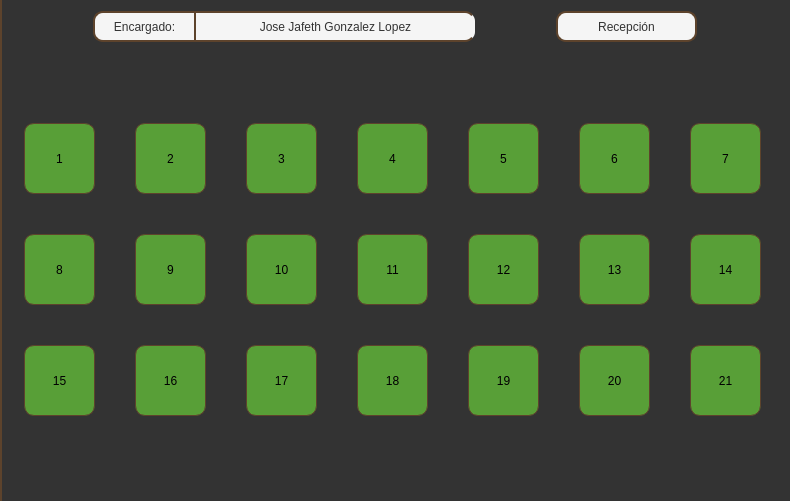
    <widget class="QWidget" name="content" native="true">
     <property name="minimumSize">
      <size>
       <width>1</width>
       <height>501</height>
      </size>
     </property>
     <property name="maximumSize">
      <size>
       <width>1001</width>
       <height>501</height>
      </size>
     </property>
     <property name="styleSheet">
      <string notr="true">border-left: 2px solid #5d432c;
background-color: #333333;</string>
     </property>
     <layout class="QVBoxLayout" name="verticalLayout_2">
      <item>
       <layout class="QHBoxLayout" name="horizontalLayout_2">
        <property name="spacing">
         <number>0</number>
        </property>
        <item>
         <spacer name="horizontalSpacer_20">
          <property name="orientation">
           <enum>Qt::Horizontal</enum>
          </property>
          <property name="sizeHint" stdset="0">
           <size>
            <width>38</width>
            <height>28</height>
           </size>
          </property>
         </spacer>
        </item>
        <item>
         <layout class="QHBoxLayout" name="horizontalLayout">
          <property name="spacing">
           <number>0</number>
          </property>
          <item>
           <widget class="QLabel" name="label_2">
            <property name="minimumSize">
             <size>
              <width>101</width>
              <height>31</height>
             </size>
            </property>
            <property name="font">
             <font>
              <family>Segoe UI</family>
             </font>
            </property>
            <property name="styleSheet">
             <string notr="true">background-color: #f5f5f5;
border-left: 2px solid #5d432c;
border-top: 2px solid #5d432c;
border-bottom: 2px solid #5d432c;
border-right: 0;

border-top-left-radius: 10px;
border-bottom-left-radius: 10px;

color: #333333;</string>
            </property>
            <property name="text">
             <string>Encargado:</string>
            </property>
            <property name="alignment">
             <set>Qt::AlignCenter</set>
            </property>
           </widget>
          </item>
          <item>
           <widget class="QLabel" name="encargado_name">
            <property name="minimumSize">
             <size>
              <width>281</width>
              <height>31</height>
             </size>
            </property>
            <property name="maximumSize">
             <size>
              <width>281</width>
              <height>31</height>
             </size>
            </property>
            <property name="font">
             <font>
              <family>Segoe UI</family>
             </font>
            </property>
            <property name="styleSheet">
             <string notr="true">background-color: #f5f5f5;
border-left: 2px solid #5d432c;
border-top: 2px solid #5d432c;
border-bottom: 2px solid #5d432c;
border-right: 0;

border-top-right-radius: 10px;
border-bottom-right-radius: 10px;

color: #333333</string>
            </property>
            <property name="text">
             <string>Jose Jafeth Gonzalez Lopez</string>
            </property>
            <property name="alignment">
             <set>Qt::AlignCenter</set>
            </property>
           </widget>
          </item>
         </layout>
        </item>
        <item>
         <spacer name="horizontalSpacer_6">
          <property name="orientation">
           <enum>Qt::Horizontal</enum>
          </property>
          <property name="sizeHint" stdset="0">
           <size>
            <width>78</width>
            <height>28</height>
           </size>
          </property>
         </spacer>
        </item>
        <item>
         <widget class="QLabel" name="label_10">
          <property name="minimumSize">
           <size>
            <width>141</width>
            <height>31</height>
           </size>
          </property>
          <property name="maximumSize">
           <size>
            <width>141</width>
            <height>31</height>
           </size>
          </property>
          <property name="font">
           <font>
            <family>Segoe UI</family>
           </font>
          </property>
          <property name="styleSheet">
           <string notr="true">background-color: #f5f5f5;
border: 2px solid #5d432c;
border-radius: 10px;
color: #333333</string>
          </property>
          <property name="text">
           <string>Recepción</string>
          </property>
          <property name="alignment">
           <set>Qt::AlignCenter</set>
          </property>
         </widget>
        </item>
        <item>
         <spacer name="horizontalSpacer_21">
          <property name="orientation">
           <enum>Qt::Horizontal</enum>
          </property>
          <property name="sizeHint" stdset="0">
           <size>
            <width>38</width>
            <height>28</height>
           </size>
          </property>
         </spacer>
        </item>
       </layout>
      </item>
      <item>
       <spacer name="verticalSpacer_4">
        <property name="orientation">
         <enum>Qt::Vertical</enum>
        </property>
        <property name="sizeHint" stdset="0">
         <size>
          <width>17</width>
          <height>75</height>
         </size>
        </property>
       </spacer>
      </item>
      <item>
       <layout class="QHBoxLayout" name="horizontalLayout_6">
        <property name="spacing">
         <number>0</number>
        </property>
        <item>
         <spacer name="horizontalSpacer_28">
          <property name="orientation">
           <enum>Qt::Horizontal</enum>
          </property>
          <property name="sizeHint" stdset="0">
           <size>
            <width>13</width>
            <height>20</height>
           </size>
          </property>
         </spacer>
        </item>
        <item>
         <layout class="QVBoxLayout" name="verticalLayout">
          <property name="spacing">
           <number>0</number>
          </property>
          <item>
           <layout class="QGridLayout" name="gridLayout">
            <item row="0" column="7">
             <spacer name="horizontalSpacer_4">
              <property name="orientation">
               <enum>Qt::Horizontal</enum>
              </property>
              <property name="sizeHint" stdset="0">
               <size>
                <width>40</width>
                <height>20</height>
               </size>
              </property>
             </spacer>
            </item>
            <item row="0" column="6">
             <widget class="QPushButton" name="m_4">
              <property name="minimumSize">
               <size>
                <width>71</width>
                <height>71</height>
               </size>
              </property>
              <property name="font">
               <font>
                <family>Segoe UI Symbol</family>
               </font>
              </property>
              <property name="styleSheet">
               <string notr="true">QPushButton {background-color: #589f37;
        border: 1px solid #5d432c;
        border-radius: 10px;
        padding: 10px 20px;
    }
    QPushButton:hover {background-color: #5eaa3b;
    }
    QPushButton:pressed {background-color: #6cc644;
    }</string>
              </property>
              <property name="text">
               <string>4</string>
              </property>
             </widget>
            </item>
            <item row="0" column="9">
             <spacer name="horizontalSpacer_5">
              <property name="orientation">
               <enum>Qt::Horizontal</enum>
              </property>
              <property name="sizeHint" stdset="0">
               <size>
                <width>40</width>
                <height>20</height>
               </size>
              </property>
             </spacer>
            </item>
            <item row="0" column="11">
             <spacer name="horizontalSpacer_18">
              <property name="orientation">
               <enum>Qt::Horizontal</enum>
              </property>
              <property name="sizeHint" stdset="0">
               <size>
                <width>40</width>
                <height>20</height>
               </size>
              </property>
             </spacer>
            </item>
            <item row="0" column="2">
             <widget class="QPushButton" name="m_2">
              <property name="minimumSize">
               <size>
                <width>71</width>
                <height>71</height>
               </size>
              </property>
              <property name="font">
               <font>
                <family>Segoe UI Symbol</family>
               </font>
              </property>
              <property name="styleSheet">
               <string notr="true">QPushButton {background-color: #589f37;
        border: 1px solid #5d432c;
        border-radius: 10px;
        padding: 10px 20px;
    }
    QPushButton:hover {background-color: #5eaa3b;
    }
    QPushButton:pressed {background-color: #6cc644;
    }</string>
              </property>
              <property name="text">
               <string>2</string>
              </property>
             </widget>
            </item>
            <item row="0" column="1">
             <spacer name="horizontalSpacer">
              <property name="orientation">
               <enum>Qt::Horizontal</enum>
              </property>
              <property name="sizeHint" stdset="0">
               <size>
                <width>40</width>
                <height>20</height>
               </size>
              </property>
             </spacer>
            </item>
            <item row="0" column="4">
             <widget class="QPushButton" name="m_3">
              <property name="minimumSize">
               <size>
                <width>71</width>
                <height>71</height>
               </size>
              </property>
              <property name="font">
               <font>
                <family>Segoe UI Symbol</family>
               </font>
              </property>
              <property name="styleSheet">
               <string notr="true">QPushButton {background-color: #589f37;
        border: 1px solid #5d432c;
        border-radius: 10px;
        padding: 10px 20px;
    }
    QPushButton:hover {background-color: #5eaa3b;
    }
    QPushButton:pressed {background-color: #6cc644;
    }</string>
              </property>
              <property name="text">
               <string>3</string>
              </property>
             </widget>
            </item>
            <item row="0" column="0">
             <widget class="QPushButton" name="m_1">
              <property name="minimumSize">
               <size>
                <width>71</width>
                <height>71</height>
               </size>
              </property>
              <property name="font">
               <font>
                <family>Segoe UI Symbol</family>
               </font>
              </property>
              <property name="styleSheet">
               <string notr="true">QPushButton {background-color: #589f37;
        border: 1px solid #5d432c;
        border-radius: 10px;
        padding: 10px 20px;
    }
    QPushButton:hover {background-color: #5eaa3b;
    }
    QPushButton:pressed {background-color: #6cc644;
    }</string>
              </property>
              <property name="text">
               <string>1</string>
              </property>
              <property name="checkable">
               <bool>true</bool>
              </property>
             </widget>
            </item>
            <item row="0" column="10">
             <widget class="QPushButton" name="m_6">
              <property name="minimumSize">
               <size>
                <width>71</width>
                <height>71</height>
               </size>
              </property>
              <property name="font">
               <font>
                <family>Segoe UI Symbol</family>
               </font>
              </property>
              <property name="styleSheet">
               <string notr="true">QPushButton {background-color: #589f37;
        border: 1px solid #5d432c;
        border-radius: 10px;
        padding: 10px 20px;
    }
    QPushButton:hover {background-color: #5eaa3b;
    }
    QPushButton:pressed {background-color: #6cc644;
    }</string>
              </property>
              <property name="text">
               <string>6</string>
              </property>
             </widget>
            </item>
            <item row="0" column="12">
             <widget class="QPushButton" name="m_7">
              <property name="minimumSize">
               <size>
                <width>71</width>
                <height>71</height>
               </size>
              </property>
              <property name="font">
               <font>
                <family>Segoe UI Symbol</family>
               </font>
              </property>
              <property name="styleSheet">
               <string notr="true">QPushButton {background-color: #589f37;
        border: 1px solid #5d432c;
        border-radius: 10px;
        padding: 10px 20px;
    }
    QPushButton:hover {background-color: #5eaa3b;
    }
    QPushButton:pressed {background-color: #6cc644;
    }</string>
              </property>
              <property name="text">
               <string>7</string>
              </property>
             </widget>
            </item>
            <item row="0" column="3">
             <spacer name="horizontalSpacer_2">
              <property name="orientation">
               <enum>Qt::Horizontal</enum>
              </property>
              <property name="sizeHint" stdset="0">
               <size>
                <width>40</width>
                <height>20</height>
               </size>
              </property>
             </spacer>
            </item>
            <item row="0" column="8">
             <widget class="QPushButton" name="m_5">
              <property name="minimumSize">
               <size>
                <width>71</width>
                <height>71</height>
               </size>
              </property>
              <property name="font">
               <font>
                <family>Segoe UI Symbol</family>
               </font>
              </property>
              <property name="styleSheet">
               <string notr="true">QPushButton {background-color: #589f37;
        border: 1px solid #5d432c;
        border-radius: 10px;
        padding: 10px 20px;
    }
    QPushButton:hover {background-color: #5eaa3b;
    }
    QPushButton:pressed {background-color: #6cc644;
    }</string>
              </property>
              <property name="text">
               <string>5</string>
              </property>
             </widget>
            </item>
            <item row="0" column="5">
             <spacer name="horizontalSpacer_3">
              <property name="orientation">
               <enum>Qt::Horizontal</enum>
              </property>
              <property name="sizeHint" stdset="0">
               <size>
                <width>40</width>
                <height>20</height>
               </size>
              </property>
             </spacer>
            </item>
           </layout>
          </item>
          <item>
           <spacer name="verticalSpacer">
            <property name="orientation">
             <enum>Qt::Vertical</enum>
            </property>
            <property name="sizeHint" stdset="0">
             <size>
              <width>20</width>
              <height>40</height>
             </size>
            </property>
           </spacer>
          </item>
          <item>
           <layout class="QGridLayout" name="gridLayout_2">
            <item row="0" column="0">
             <widget class="QPushButton" name="m_8">
              <property name="minimumSize">
               <size>
                <width>71</width>
                <height>71</height>
               </size>
              </property>
              <property name="font">
               <font>
                <family>Segoe UI Symbol</family>
               </font>
              </property>
              <property name="styleSheet">
               <string notr="true">QPushButton {background-color: #589f37;
        border: 1px solid #5d432c;
        border-radius: 10px;
        padding: 10px 20px;
    }
    QPushButton:hover {background-color: #5eaa3b;
    }
    QPushButton:pressed {background-color: #6cc644;
    }</string>
              </property>
              <property name="text">
               <string>8</string>
              </property>
             </widget>
            </item>
            <item row="0" column="1">
             <spacer name="horizontalSpacer_7">
              <property name="orientation">
               <enum>Qt::Horizontal</enum>
              </property>
              <property name="sizeHint" stdset="0">
               <size>
                <width>40</width>
                <height>20</height>
               </size>
              </property>
             </spacer>
            </item>
            <item row="0" column="8">
             <widget class="QPushButton" name="m_12">
              <property name="minimumSize">
               <size>
                <width>71</width>
                <height>71</height>
               </size>
              </property>
              <property name="font">
               <font>
                <family>Segoe UI Symbol</family>
               </font>
              </property>
              <property name="styleSheet">
               <string notr="true">QPushButton {background-color: #589f37;
        border: 1px solid #5d432c;
        border-radius: 10px;
        padding: 10px 20px;
    }
    QPushButton:hover {background-color: #5eaa3b;
    }
    QPushButton:pressed {background-color: #6cc644;
    }</string>
              </property>
              <property name="text">
               <string>12</string>
              </property>
             </widget>
            </item>
            <item row="0" column="9">
             <spacer name="horizontalSpacer_11">
              <property name="orientation">
               <enum>Qt::Horizontal</enum>
              </property>
              <property name="sizeHint" stdset="0">
               <size>
                <width>40</width>
                <height>20</height>
               </size>
              </property>
             </spacer>
            </item>
            <item row="0" column="7">
             <spacer name="horizontalSpacer_10">
              <property name="orientation">
               <enum>Qt::Horizontal</enum>
              </property>
              <property name="sizeHint" stdset="0">
               <size>
                <width>40</width>
                <height>20</height>
               </size>
              </property>
             </spacer>
            </item>
            <item row="0" column="3">
             <spacer name="horizontalSpacer_8">
              <property name="orientation">
               <enum>Qt::Horizontal</enum>
              </property>
              <property name="sizeHint" stdset="0">
               <size>
                <width>40</width>
                <height>20</height>
               </size>
              </property>
             </spacer>
            </item>
            <item row="0" column="5">
             <spacer name="horizontalSpacer_9">
              <property name="orientation">
               <enum>Qt::Horizontal</enum>
              </property>
              <property name="sizeHint" stdset="0">
               <size>
                <width>40</width>
                <height>20</height>
               </size>
              </property>
             </spacer>
            </item>
            <item row="0" column="6">
             <widget class="QPushButton" name="m_11">
              <property name="minimumSize">
               <size>
                <width>71</width>
                <height>71</height>
               </size>
              </property>
              <property name="font">
               <font>
                <family>Segoe UI Symbol</family>
               </font>
              </property>
              <property name="styleSheet">
               <string notr="true">QPushButton {background-color: #589f37;
        border: 1px solid #5d432c;
        border-radius: 10px;
        padding: 10px 20px;
    }
    QPushButton:hover {background-color: #5eaa3b;
    }
    QPushButton:pressed {background-color: #6cc644;
    }</string>
              </property>
              <property name="text">
               <string>11</string>
              </property>
             </widget>
            </item>
            <item row="0" column="4">
             <widget class="QPushButton" name="m_10">
              <property name="minimumSize">
               <size>
                <width>71</width>
                <height>71</height>
               </size>
              </property>
              <property name="font">
               <font>
                <family>Segoe UI Symbol</family>
               </font>
              </property>
              <property name="styleSheet">
               <string notr="true">QPushButton {background-color: #589f37;
        border: 1px solid #5d432c;
        border-radius: 10px;
        padding: 10px 20px;
    }
    QPushButton:hover {background-color: #5eaa3b;
    }
    QPushButton:pressed {background-color: #6cc644;
    }</string>
              </property>
              <property name="text">
               <string>10</string>
              </property>
             </widget>
            </item>
            <item row="0" column="2">
             <widget class="QPushButton" name="m_9">
              <property name="minimumSize">
               <size>
                <width>71</width>
                <height>71</height>
               </size>
              </property>
              <property name="font">
               <font>
                <family>Segoe UI Symbol</family>
               </font>
              </property>
              <property name="styleSheet">
               <string notr="true">QPushButton {background-color: #589f37;
        border: 1px solid #5d432c;
        border-radius: 10px;
        padding: 10px 20px;
    }
    QPushButton:hover {background-color: #5eaa3b;
    }
    QPushButton:pressed {background-color: #6cc644;
    }</string>
              </property>
              <property name="text">
               <string>9</string>
              </property>
             </widget>
            </item>
            <item row="0" column="11">
             <spacer name="horizontalSpacer_12">
              <property name="orientation">
               <enum>Qt::Horizontal</enum>
              </property>
              <property name="sizeHint" stdset="0">
               <size>
                <width>40</width>
                <height>20</height>
               </size>
              </property>
             </spacer>
            </item>
            <item row="0" column="10">
             <widget class="QPushButton" name="m_13">
              <property name="minimumSize">
               <size>
                <width>71</width>
                <height>71</height>
               </size>
              </property>
              <property name="font">
               <font>
                <family>Segoe UI Symbol</family>
               </font>
              </property>
              <property name="styleSheet">
               <string notr="true">QPushButton {background-color: #589f37;
        border: 1px solid #5d432c;
        border-radius: 10px;
        padding: 10px 20px;
    }
    QPushButton:hover {background-color: #5eaa3b;
    }
    QPushButton:pressed {background-color: #6cc644;
    }</string>
              </property>
              <property name="text">
               <string>13</string>
              </property>
             </widget>
            </item>
            <item row="0" column="12">
             <widget class="QPushButton" name="m_14">
              <property name="minimumSize">
               <size>
                <width>71</width>
                <height>71</height>
               </size>
              </property>
              <property name="font">
               <font>
                <family>Segoe UI Symbol</family>
               </font>
              </property>
              <property name="styleSheet">
               <string notr="true">QPushButton {background-color: #589f37;
        border: 1px solid #5d432c;
        border-radius: 10px;
        padding: 10px 20px;
    }
    QPushButton:hover {background-color: #5eaa3b;
    }
    QPushButton:pressed {background-color: #6cc644;
    }</string>
              </property>
              <property name="text">
               <string>14</string>
              </property>
             </widget>
            </item>
           </layout>
          </item>
          <item>
           <spacer name="verticalSpacer_2">
            <property name="orientation">
             <enum>Qt::Vertical</enum>
            </property>
            <property name="sizeHint" stdset="0">
             <size>
              <width>20</width>
              <height>40</height>
             </size>
            </property>
           </spacer>
          </item>
          <item>
           <layout class="QGridLayout" name="gridLayout_3">
            <item row="0" column="9">
             <widget class="QPushButton" name="m_19">
              <property name="minimumSize">
               <size>
                <width>71</width>
                <height>71</height>
               </size>
              </property>
              <property name="font">
               <font>
                <family>Segoe UI Symbol</family>
               </font>
              </property>
              <property name="styleSheet">
               <string notr="true">QPushButton {background-color: #589f37;
        border: 1px solid #5d432c;
        border-radius: 10px;
        padding: 10px 20px;
    }
    QPushButton:hover {background-color: #5eaa3b;
    }
    QPushButton:pressed {background-color: #6cc644;
    }</string>
              </property>
              <property name="text">
               <string>19</string>
              </property>
             </widget>
            </item>
            <item row="0" column="0">
             <widget class="QPushButton" name="m_15">
              <property name="minimumSize">
               <size>
                <width>71</width>
                <height>71</height>
               </size>
              </property>
              <property name="font">
               <font>
                <family>Segoe UI Symbol</family>
               </font>
              </property>
              <property name="styleSheet">
               <string notr="true">QPushButton {background-color: #589f37;
        border: 1px solid #5d432c;
        border-radius: 10px;
        padding: 10px 20px;
    }
    QPushButton:hover {background-color: #5eaa3b;
    }
    QPushButton:pressed {background-color: #6cc644;
    }</string>
              </property>
              <property name="text">
               <string>15</string>
              </property>
             </widget>
            </item>
            <item row="0" column="11">
             <widget class="QPushButton" name="m_20">
              <property name="minimumSize">
               <size>
                <width>71</width>
                <height>71</height>
               </size>
              </property>
              <property name="font">
               <font>
                <family>Segoe UI Symbol</family>
               </font>
              </property>
              <property name="styleSheet">
               <string notr="true">QPushButton {background-color: #589f37;
        border: 1px solid #5d432c;
        border-radius: 10px;
        padding: 10px 20px;
    }
    QPushButton:hover {background-color: #5eaa3b;
    }
    QPushButton:pressed {background-color: #6cc644;
    }</string>
              </property>
              <property name="text">
               <string>20</string>
              </property>
             </widget>
            </item>
            <item row="0" column="7">
             <widget class="QPushButton" name="m_18">
              <property name="minimumSize">
               <size>
                <width>71</width>
                <height>71</height>
               </size>
              </property>
              <property name="font">
               <font>
                <family>Segoe UI Symbol</family>
               </font>
              </property>
              <property name="styleSheet">
               <string notr="true">QPushButton {background-color: #589f37;
        border: 1px solid #5d432c;
        border-radius: 10px;
        padding: 10px 20px;
    }
    QPushButton:hover {background-color: #5eaa3b;
    }
    QPushButton:pressed {background-color: #6cc644;
    }</string>
              </property>
              <property name="text">
               <string>18</string>
              </property>
             </widget>
            </item>
            <item row="0" column="8">
             <spacer name="horizontalSpacer_16">
              <property name="orientation">
               <enum>Qt::Horizontal</enum>
              </property>
              <property name="sizeHint" stdset="0">
               <size>
                <width>40</width>
                <height>20</height>
               </size>
              </property>
             </spacer>
            </item>
            <item row="0" column="1">
             <spacer name="horizontalSpacer_13">
              <property name="orientation">
               <enum>Qt::Horizontal</enum>
              </property>
              <property name="sizeHint" stdset="0">
               <size>
                <width>40</width>
                <height>20</height>
               </size>
              </property>
             </spacer>
            </item>
            <item row="0" column="4">
             <spacer name="horizontalSpacer_14">
              <property name="orientation">
               <enum>Qt::Horizontal</enum>
              </property>
              <property name="sizeHint" stdset="0">
               <size>
                <width>40</width>
                <height>20</height>
               </size>
              </property>
             </spacer>
            </item>
            <item row="0" column="3">
             <widget class="QPushButton" name="m_16">
              <property name="minimumSize">
               <size>
                <width>71</width>
                <height>71</height>
               </size>
              </property>
              <property name="font">
               <font>
                <family>Segoe UI Symbol</family>
               </font>
              </property>
              <property name="styleSheet">
               <string notr="true">QPushButton {background-color: #589f37;
        border: 1px solid #5d432c;
        border-radius: 10px;
        padding: 10px 20px;
    }
    QPushButton:hover {background-color: #5eaa3b;
    }
    QPushButton:pressed {background-color: #6cc644;
    }</string>
              </property>
              <property name="text">
               <string>16</string>
              </property>
             </widget>
            </item>
            <item row="0" column="6">
             <spacer name="horizontalSpacer_15">
              <property name="orientation">
               <enum>Qt::Horizontal</enum>
              </property>
              <property name="sizeHint" stdset="0">
               <size>
                <width>40</width>
                <height>20</height>
               </size>
              </property>
             </spacer>
            </item>
            <item row="0" column="12">
             <spacer name="horizontalSpacer_19">
              <property name="orientation">
               <enum>Qt::Horizontal</enum>
              </property>
              <property name="sizeHint" stdset="0">
               <size>
                <width>40</width>
                <height>20</height>
               </size>
              </property>
             </spacer>
            </item>
            <item row="0" column="5">
             <widget class="QPushButton" name="m_17">
              <property name="minimumSize">
               <size>
                <width>71</width>
                <height>71</height>
               </size>
              </property>
              <property name="font">
               <font>
                <family>Segoe UI Symbol</family>
               </font>
              </property>
              <property name="styleSheet">
               <string notr="true">QPushButton {background-color: #589f37;
        border: 1px solid #5d432c;
        border-radius: 10px;
        padding: 10px 20px;
    }
    QPushButton:hover {background-color: #5eaa3b;
    }
    QPushButton:pressed {background-color: #6cc644;
    }</string>
              </property>
              <property name="text">
               <string>17</string>
              </property>
             </widget>
            </item>
            <item row="0" column="10">
             <spacer name="horizontalSpacer_17">
              <property name="orientation">
               <enum>Qt::Horizontal</enum>
              </property>
              <property name="sizeHint" stdset="0">
               <size>
                <width>40</width>
                <height>20</height>
               </size>
              </property>
             </spacer>
            </item>
            <item row="0" column="13">
             <widget class="QPushButton" name="m_21">
              <property name="minimumSize">
               <size>
                <width>71</width>
                <height>71</height>
               </size>
              </property>
              <property name="font">
               <font>
                <family>Segoe UI Symbol</family>
               </font>
              </property>
              <property name="styleSheet">
               <string notr="true">QPushButton {background-color: #589f37;
        border: 1px solid #5d432c;
        border-radius: 10px;
        padding: 10px 20px;
    }
    QPushButton:hover {background-color: #5eaa3b;
    }
    QPushButton:pressed {background-color: #6cc644;
    }</string>
              </property>
              <property name="text">
               <string>21</string>
              </property>
             </widget>
            </item>
           </layout>
          </item>
         </layout>
        </item>
        <item>
         <spacer name="horizontalSpacer_29">
          <property name="orientation">
           <enum>Qt::Horizontal</enum>
          </property>
          <property name="sizeHint" stdset="0">
           <size>
            <width>18</width>
            <height>20</height>
           </size>
          </property>
         </spacer>
        </item>
       </layout>
      </item>
      <item>
       <spacer name="verticalSpacer_3">
        <property name="orientation">
         <enum>Qt::Vertical</enum>
        </property>
        <property name="sizeHint" stdset="0">
         <size>
          <width>17</width>
          <height>74</height>
         </size>
        </property>
       </spacer>
      </item>
     </layout>
    </widget>
